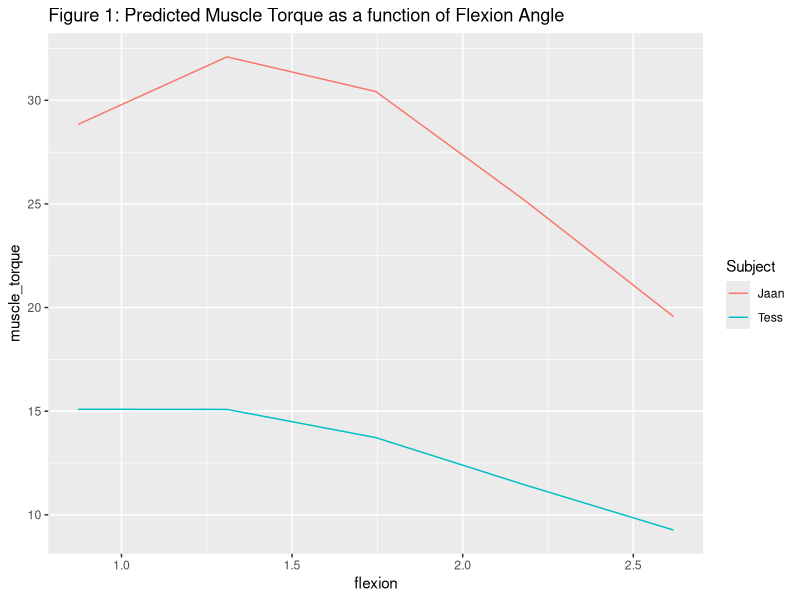

The R source for this figure:
## ---- chunk 1
library(tidyverse)
library(knitr)
arms <- read_csv("measurements.csv") %>%
  rename(l_arm = "Arm length (m)",
         l_i = "Inlever length (m)",
         l_out = "Outlever length (m)",
         M_muscle = "Muscle mass (kg)")
## ---- chunk 2
theta <- c(50, 75, 100, 125, 150)
theta_rad <- (theta*pi/180)
#theta is flexion angle
## ---- chunk 3
#getting Lmuscle
law_cos2 <- function(l,r,theta) { #l is arm length, r is inlever length (elbow to tendon)
  o = sqrt((-1)*(cos(theta)*2*l*r-(l^2)-(r^2)))
  return(o)
}

#getting theta
law_cos <- function(o,r,l) { #o is Larm; l is Li; r is Lm
  phi = acos(-1*(o^2)+(l^2)+(r^2)/(2*l*r))
  return(phi)
}

arms2 <- arms %>%
  merge(theta_rad) %>%
  rename(angle_rad = y) %>%
  arrange(Subject) %>%
  mutate(l_muscle = law_cos2(l_arm, l_i, angle_rad)) %>%
  mutate(phi = law_cos(l_arm, l_i, l_muscle)) #phi is the insertion angle!
## ---- chunk 4
arms3 <- arms2 %>%
  filter(angle_rad == 150*pi/180) %>%
  mutate(l_muscle_r = l_muscle) %>%
  select(Subject, l_muscle_r)

arms4 <- arms2 %>%
  group_by(Subject) %>%
  full_join(arms3, by = "Subject", copy = T)
## ---- chunk 5
model <- function(mass, Lmuscler, Lmuscle, theta, Lo, rho, k) {
  torque <- ((mass * cos(0)) / (rho * Lmuscler * 100)) * (k) * ((-6.25 * (Lmuscle * 100 / (Lmuscler * 0.8 * 100))^2) + (12.5 * ((Lmuscle * 100) / (Lmuscler * 0.8 * 100))) - 5.25) * sin(theta) * Lo
  return(torque)
}

dat <- arms4 %>%
  mutate(flexion = angle_rad,
         Lmuscle = l_muscle,
         theta = phi,
         muscle_torque = model(M_muscle, l_muscle_r, l_muscle, phi, l_i, 0.00105, 80),
         max_mass = muscle_torque/(l_out*9.81)) %>%
  select(-2:-9)
  
kable(dat, caption = "Table 1: Predicted Muscle Torque and Maximum Load", padding = 5)
## ---- chunk 6
dat %>%
  ggplot(aes(x=flexion,y=muscle_torque, col=Subject)) + geom_line() + ggtitle("Figure 1: Predicted Muscle Torque as a function of Flexion Angle")
